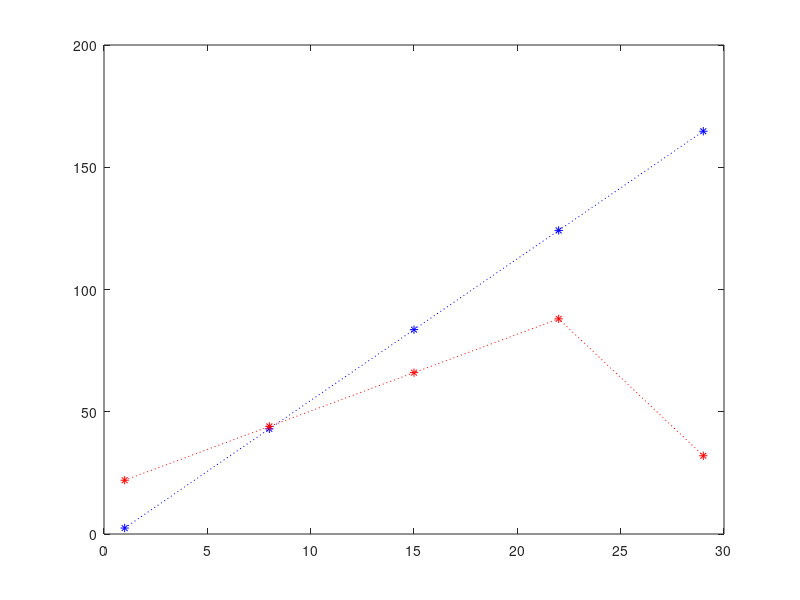

Write MATLAB code to recreate this figure.
clc;
clear all;
a=[1,2,3,4,5,6,7,8,9,10,11,12,13,14,15,16,17,18,19,20,21,22,23,24,25,26,27,28,29,30];
b=[22,23,24,26,28,30,32,34,36,38,40,42,44,46,48,50,52,54,60,68,66,62,61,60,65,78,98,76,54,32];
%plot(a,b,'r*:');
sum=[];

sum1=0;
sum2=0;
sum3=0;
sum4=0;
sum5=0;
sum6=0;
sum7=0;
sum8=0;
sum9=0;
sum10=0;
sum11=0;
sum12=0;
sum13=0;
sum14=0;
sum15=0;
sum16=0;
sum17=0;
sum18=0;
sum19=0;
sum20=0;
sum21=0;
sum22=0;
sum23=0;
sum24=0;
sum25=0;
sum26=0;
sum27=0;
sum28=0;
sum29=0;
n=length(a);
U=zeros(1,30);
for i=1:7:n-7
    
    sum1=sum1+a(i);
    sum2=sum2+a(i+1);
    sum3=sum3+a(i+2);
    sum4=sum4+a(i+3);
    sum5=sum5+a(i+4);
    sum6=sum6+a(i+5);
    sum7=sum7+a(i+6);
    sum8=sum8+sum1*b(i);
    sum9=sum9+sum2*b(i+1);
    sum10=sum10+sum3*b(i+2);
    sum11=sum11+sum4*b(i+3);
    sum12=sum12+sum4*b(i+4);
    sum13=sum13+sum4*b(i+5);
    sum14=sum14+sum4*b(i+6);
    sum15=sum15+a(i)^2;
    sum16=sum16+a(i+1)^2;
    sum17=sum17+a(i+2)^2;
    sum18=sum18+a(i+3)^2;
    sum19=sum19+a(i+4)^2;
    sum20=sum20+a(i+5)^2;
    sum21=sum21+a(i+6)^2;
    sum22=sum22+b(i);
    sum23=sum23+b(i+1);
    sum24=sum24+b(i+2);
    sum25=sum25+b(i+3);
    sum26=sum26+b(i+4);
    sum27=sum27+b(i+5);
    sum28=sum28+b(i+6);
end
A=[n sum1;sum1 sum15];
B=[n sum2;sum2 sum16];
C=[n sum3;sum3 sum17];
D=[n sum4;sum4 sum18];
E=[n sum5;sum5 sum19];
F=[n sum6;sum6 sum20];
G=[n sum7;sum7 sum21];
A1=inv(A);
B1=inv(B);
C1=inv(C);
D1=inv(D);
E1=inv(E);
F1=inv(F);
G1=inv(G);
A2=[sum22;sum8];
B2=[sum23;sum9];
C2=[sum24;sum10];
D2=[sum25;sum11];
E2=[sum26;sum12];
F2=[sum27;sum13];
G2=[sum28;sum14];
A3=A1*A2;
B3=B1*B2;
C3=C1*C2;
D3=D1*D2;
E3=E1*E2;
F3=F1*F2;
G3=G1*G2;
H=[1,8,15,22,29];
H2=[22 44 66 88 32];
I=[2,9,16,23,30];
J=[3,10,17,24];
K=[4,11,18,25];
L=[5,12,19,26];
M=[6,13,20,27];
N=[7,14,21,28];
H1=A3(1,1)+A3(2,1)*H;
I1=B3(1,1)+B3(2,1)*I;
J1=C3(1,1)+C3(2,1)*J;
K1=D3(1,1)+D3(2,1)*K;
L1=E3(1,1)+E3(2,1)*L;
M1=F3(1,1)+F3(2,1)*M;
N1=G3(1,1)+G3(2,1)*N;
plot(H,H1,'b*:');
hold
plot(H,H2,'r*:');